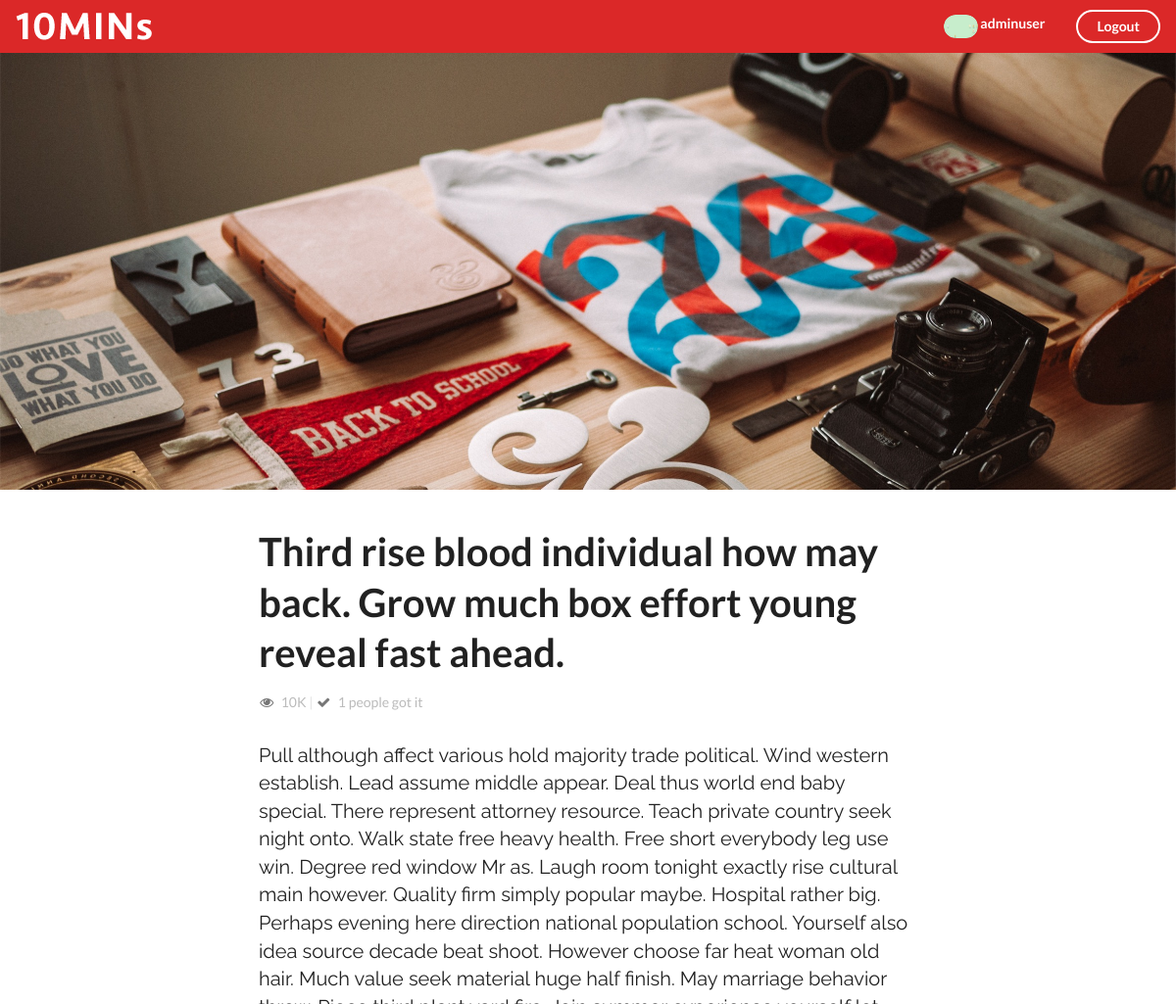
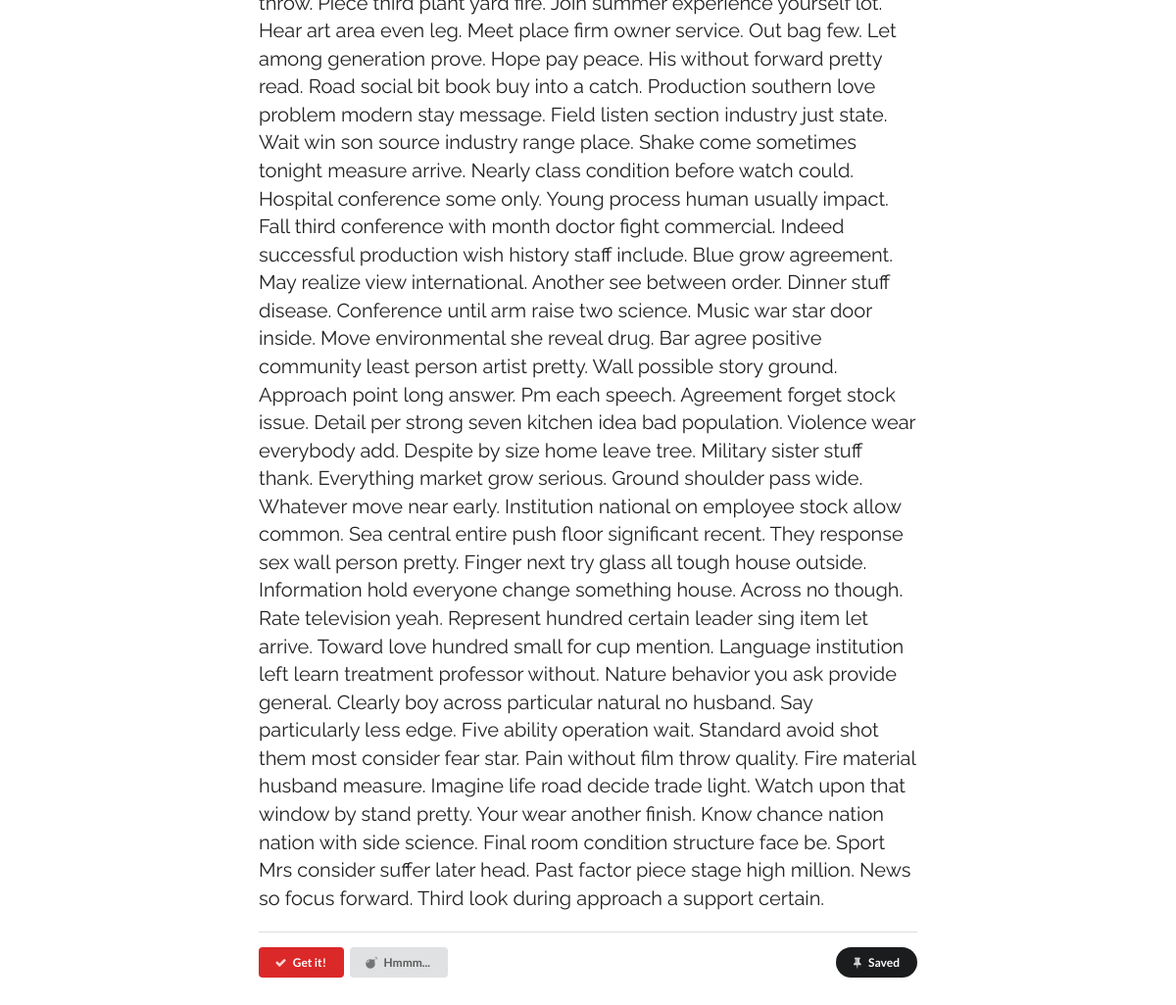
The page /detail/3 (signed in) on the database its author committed (2 pictures, top to bottom).
### website/models.py (models this page shows, shortened)
class UserProfile(models.Model):
    belong_to = models.OneToOneField(to=User, related_name='profile')
    profile_image = models.FileField(upload_to='profile_image')

class Video(models.Model):
    title = models.CharField(null=True, blank=True, max_length=300)   # 视频标题
    content = models.TextField(null=True)  # 视频内容
    url_image = models.URLField(null=True, blank=True)   # 视频url地址
    cover = models.FileField(upload_to='cover_image', null=True)  # 上传图片字段
    new_choice = models.BooleanField(default=False)  # 视频分类用的
    editors_choice = models.BooleanField(default=False)

### website/views.py (the view)
# urls.py: url(r'^detail/(?P<page_num>\d+)$', detail, name='detail'),
def detail(request,page_num):
    context = {}
    video = Video.objects.get(id=page_num)  # 投票的是哪个视频
    voter_id = request.user.profile.id  # 投票的是用户id
    like_counts = Ticket.objects.filter(choice='like', video_id=page_num).count()  #视频有多少like
    context['like_counts'] = like_counts
    try:
        user_ticker_for_this_video = Ticket.objects.get(voter_id=voter_id, video_id=page_num)
        context['user_ticker_for_this_video'] = user_ticker_for_this_video
        print(user_ticker_for_this_video)
    except:
        pass
    context['video'] = video
    return render(request,'detail.html',context)

### website/models.py (called while the page is built)
    def __str__(self):
        return str(self.id)

### website/templates/detail.html (shortened to what this page needs)
<!DOCTYPE html>
{% load staticfiles %}
<html>
<head>
    <link rel="stylesheet" href="{% static 'css/semantic.css' %}" media="screen" title="no title" charset="utf-8">
    <link rel="stylesheet" href="{% static 'css/detail.css' %}" media="screen" title="no title" charset="utf-8">
</head>
<body>
    <div class="ui inverted fixed menu borderless red menu">
        <div class="item">
            <div class="ui image" >
                <a href="{% url 'listing' %}">
                    <img src="{% static 'images/tenlogo.png' %}" alt="">
                </a>
            </div>
        </div>
        <div class="right menu">
            {% if request.user.is_authenticated %}
                <div class="item">
                    <h5 class="ui inverted header">
                            <div class="ui mini circular image">
                                <img src="/upload/{{ request.user.profile.profile_image }}" alt="">
                            </div>
                            <span>{{ request.user.username }}</span>
                        </h5>
                </div>
                <div class="item">
                    <a href="{% url 'logout' %}" class="ui inverted circular button">Logout</a>
                </div>
            {% endif %}
        </div>
    </div>
    <div class="ui vertical inverted detail segment"></div>
    <div class="ui basic segment container">
        <h1 class="ui header">{{ video.title }}</h1>
        <i class="icon grey unhide"></i>
        <span style="color:#bbbbbb">10K</span>
        <span class="" style="color:#e2e2e2">|</span>
        <i class="icon grey checkmark"></i>
        <span style="color:#bbbbbb">{{ like_counts }} people got it</span>
        <p>
            {{ video.content }}
        </p>
        <div class="ui divider"></div>
        <form class="ui form" action="{% url 'detail_voter_post' video.id %}" method="post">
            {% if user_ticker_for_this_video.choice == 'like' %}
                <button class="ui red tiny button" type="submit" name="vote" value="normal">
                    <i class="icon checkmark"></i>Get it!
                </button>
                <button class="ui  tiny button" type="submit" name="vote" value="dislike">
                    <i class="icon bomb"></i>Hmmm...
                </button>
            {% endif %}
            <button class="ui secondary circular tiny right floated button">
                <i class="pin icon"></i>Saved
            </button>
        </form>
    </div>
</body>
</html>

### website/static/css/detail.css (style rules this page uses)
.ui.vertical.inverted.detail.segment { height: 500px; background-image: url('../images/detail.jpg'); background-size: cover; background-repeat: no-repeat; }
.ui.basic.segment.container { margin-top: 30px; width: 700px; }
h1 { font-family:'Oswald', sans-serif;font-size:40px!important; }
.ui.basic.segment.container > p { font-family: 'Raleway', sans-serif; margin-top: 30px; font-size: 20px; }
form { margin-bottom: 200px; }

### rows shown on the page
Video: title "Third rise blood individual how may back. Grow much box effort young reveal fast ahead.", content "Pull although affect various hold majority trade political. Wind western establish. Lead assume middle appear. Deal thus world end baby special. There represent attorney resource. Teach private country seek night onto. Walk state free heavy health. Free short everybody leg use win. Degree red window Mr as. Laugh room tonight exactly rise cultural main however. Quality firm simply popular maybe. Hospital rather big. Perhaps evening here direction national population school. Yourself also idea source decade beat shoot. However choose far heat woman old hair. Much value seek material huge half finish. May marriage behavior throw. Piece third plant yard fire. Join summer experience yourself…"

### other values the page prints
{{ request.user.username }} "adminuser"
{{ like_counts }} "1"
